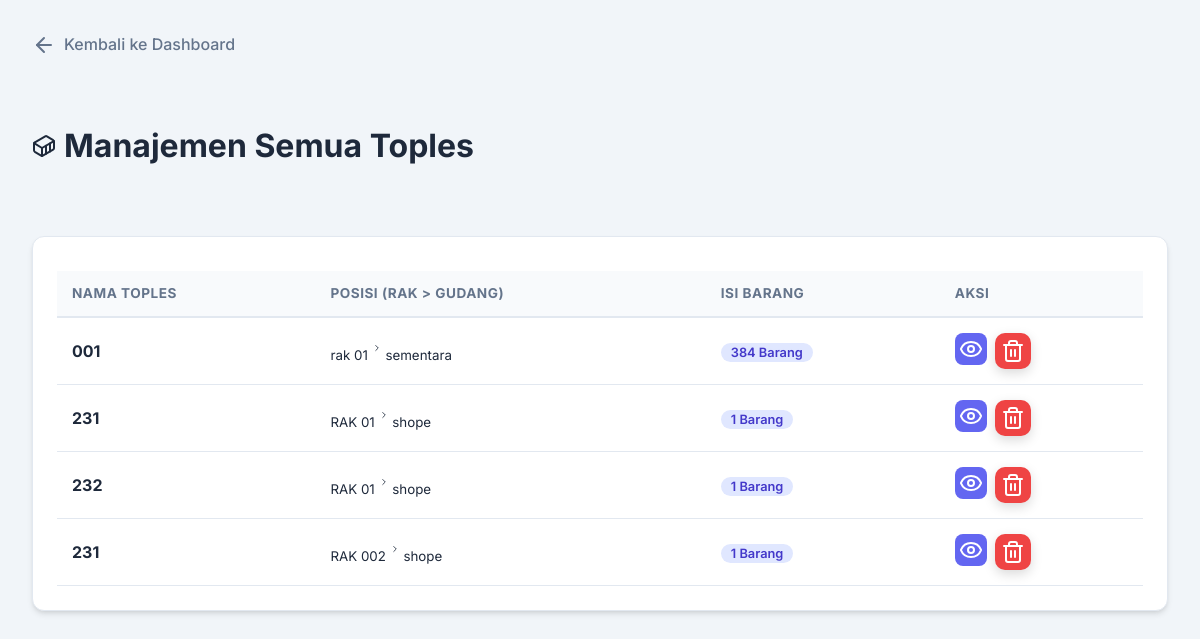
Screenshot of /kelola-semua-toples with the database file from the repository.
### models.py (models this page shows)
class Toples(Base):
    __tablename__ = "toples"
    id = Column(Integer, primary_key=True)
    nama_toples = Column(String)
    rak_id = Column(Integer, ForeignKey("rak.id"))
    rak = relationship("Rak", back_populates="toples_list")
    barangs = relationship("Barang", back_populates="toples", cascade="all, delete-orphan")

class Rak(Base):
    __tablename__ = "rak"
    id = Column(Integer, primary_key=True)
    nama_rak = Column(String)
    kode_rak = Column(String) # Tambah Kode
    gudang_id = Column(Integer, ForeignKey("gudang.id"))
    gudang = relationship("Gudang", back_populates="raks")
    toples_list = relationship("Toples", back_populates="rak", cascade="all, delete-orphan")

class Gudang(Base):
    __tablename__ = "gudang"
    id = Column(Integer, primary_key=True)
    nama_gudang = Column(String, nullable=False) # <--- Gunakan nama_gudang di sini
    raks = relationship("Rak", back_populates="gudang")

### app.py (the view)
@app.route('/kelola-semua-toples')
def list_toples():
    db = SessionLocal()
    try:
        toples = db.query(Toples).options(joinedload(Toples.rak).joinedload(Rak.gudang), joinedload(Toples.barangs)).all()
        return render_template('list_toples.html', toples_list=toples)
    finally:
        db.close()

### templates/list_toples.html (shortened to what this page needs)
<!DOCTYPE html>
<html lang="id">
<head>
    <link rel="stylesheet" href="{{ url_for('static', filename='style.css') }}">
</head>
<body>
    <div class="container">
        <nav class="nav-back">
            <a href="{{ url_for('index') }}"><i data-lucide="arrow-left"></i> Kembali ke Dashboard</a>
        </nav>
        <div class="header-section">
            <h1><i data-lucide="container"></i> Manajemen Semua Toples</h1>
        </div>
        <div class="card">
            <table class="data-table">
                <thead>
                    <tr>
                        <th>Nama Toples</th>
                        <th>Posisi (Rak > Gudang)</th>
                        <th>Isi Barang</th>
                        <th>Aksi</th>
                    </tr>
                </thead>
                <tbody>
                    {% for t in toples_list %}
                    <tr>
                        <td><strong>{{ t.nama_toples }}</strong></td>
                        <td class="muted-text">
                            <small>{{ t.rak.nama_rak }} <i data-lucide="chevron-right" style="width:10px"></i> {{ t.rak.gudang.nama_gudang }}</small>
                        </td>
                        <td>
                            <span class="badge-count">{{ t.barangs|length }} Barang</span>
                        </td>
                        <td>
                            <div style="display: flex; gap: 8px;">
                                <a href="{{ url_for('kelola_toples', toples_id=t.id) }}" class="btn-icon btn-primary-small" title="Lihat Isi">
                                    <i data-lucide="eye"></i>
                                </a>
                                <a href="/delete_toples/{{ t.id }}" class="btn-icon delete-icon-btn" onclick="return confirm('Hapus toples ini?')" title="Hapus">
                                    <i data-lucide="trash-2"></i>
                                </a>
                            </div>
                        </td>
                    </tr>
                    {% endfor %}
                </tbody>
            </table>
        </div>
    </div>
</body>
</html>

### static/style.css (style rules this page uses)
:root { --primary: #4f46e5; --primary-hover: #4338ca; --indigo: #6366f1; --secondary: #64748b; --success: #10b981; --danger: #ef4444; --warning: #f59e0b; --background: #f1f5f9; --card-bg: #ffffff; --text-main: #1e293b; --text-muted: #64748b; --bg-light: #f8fafc; --border: #e2e8f0; --shadow: 0 4px 6px -1px rgb(0 0 0 / 0.1), 0 2px 4px -2px rgb(0 0 0 / 0.1); --radius: 8px; --radius-lg: 12px; }
* { box-sizing: border-box; margin: 0; padding: 0; }
body { font-family: 'Inter', sans-serif; background-color: var(--background); color: var(--text-main); line-height: 1.6; }
h1, h2, h3, h4, button, .btn-primary, .btn-nav, .btn-reset, strong, .log-time, .badge-code, .location-path, .nav-back a { display: inline-flex; align-items: center; gap: 8px; }
.container, .main-wrapper { display: flex; max-width: 1300px; margin: 0 auto; padding: 2rem; gap: 2rem; }
.container { flex-direction: column; }
.header-section { display: flex; justify-content: space-between; align-items: center; margin-bottom: 2rem; }
.nav-back { margin-bottom: 1.5rem; }
.nav-back a { text-decoration: none; color: var(--text-muted); font-weight: 500; transition: color 0.2s; }
.btn-icon { width: 32px; height: 32px; border-radius: 8px; display: flex; align-items: center; justify-content: center; color: white; text-decoration: none; transition: 0.2s; }
.btn-primary-small { background: var(--indigo); }
.card { background: var(--card-bg); border-radius: var(--radius-lg); padding: 1.5rem; margin-bottom: 1.5rem; box-shadow: var(--shadow); border: 1px solid var(--border); }
.edit-icon-btn, .delete-icon-btn { width: 36px; height: 36px; border-radius: 10px; display: flex; align-items: center; justify-content: center; color: white !important; box-shadow: 0 4px 12px rgba(0,0,0,0.15); }
.delete-icon-btn { background: var(--danger); }
.data-table { width: 100%; border-collapse: collapse; margin-top: 10px; }
.data-table th { text-align: left; padding: 12px 15px; background: var(--bg-light); color: var(--text-muted); font-size: 0.85rem; text-transform: uppercase; letter-spacing: 0.5px; border-bottom: 2px solid var(--border); }
.data-table td { padding: 15px; border-bottom: 1px solid var(--border); vertical-align: middle; }
.badge-count { background: #e0e7ff; color: #4338ca; padding: 2px 10px; border-radius: 20px; font-size: 0.8rem; font-weight: 600; }

### rows the page displays
Toples: nama_toples "001", rak.nama_rak "rak 01", rak.gudang.nama_gudang "sementara", barangs|length "384"
Toples: nama_toples "231", rak.nama_rak "RAK 01", rak.gudang.nama_gudang "shope", barangs|length "1"
Toples: nama_toples "232", rak.nama_rak "RAK 01", rak.gudang.nama_gudang "shope", barangs|length "1"
Toples: nama_toples "231", rak.nama_rak "RAK 002", rak.gudang.nama_gudang "shope", barangs|length "1"
